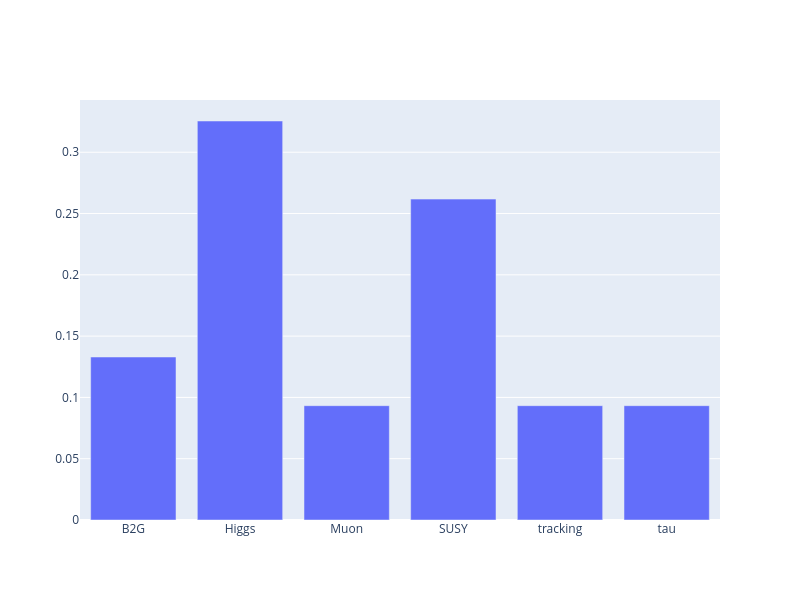

Notebook code cell kept with this figure:
### Code cell
fig = go.Figure()
fig.add_bar(x = triggers, y = rates_norm)
fig.update_layout(width = 800, height = 600)

### Figure 1 — Plotly figure (JSON) as saved in the notebook; plotly's stock layout.template omitted (floating-point values rounded to 4 significant figures)
{"data": [{"type": "bar", "x": ["B2G", "Higgs", "Muon", "SUSY", "tracking", "tau"], "y": [0.133, 0.3255, 0.09326, 0.2618, 0.09326, 0.09326]}], "layout": {"height": 600, "width": 800}}
